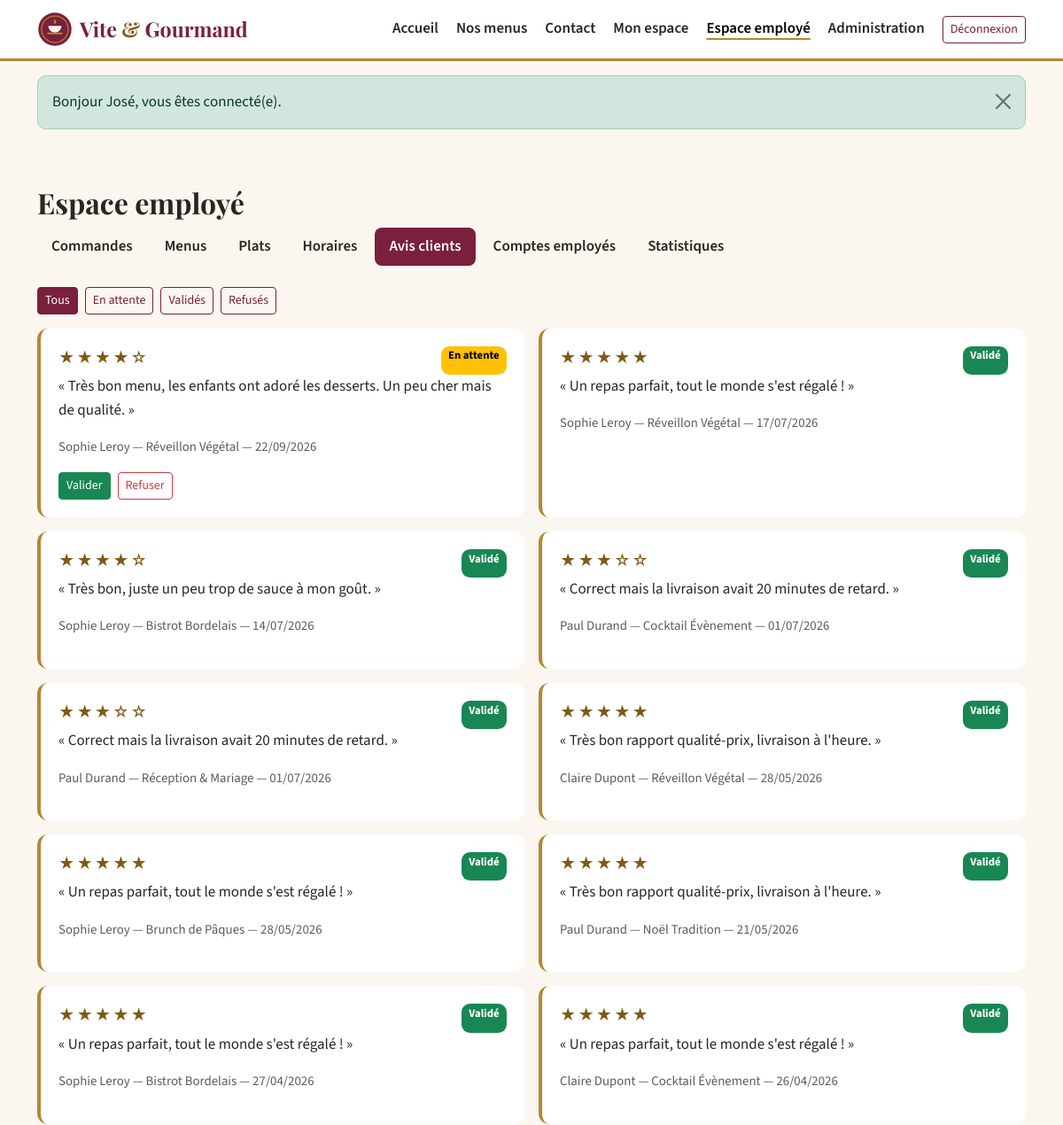
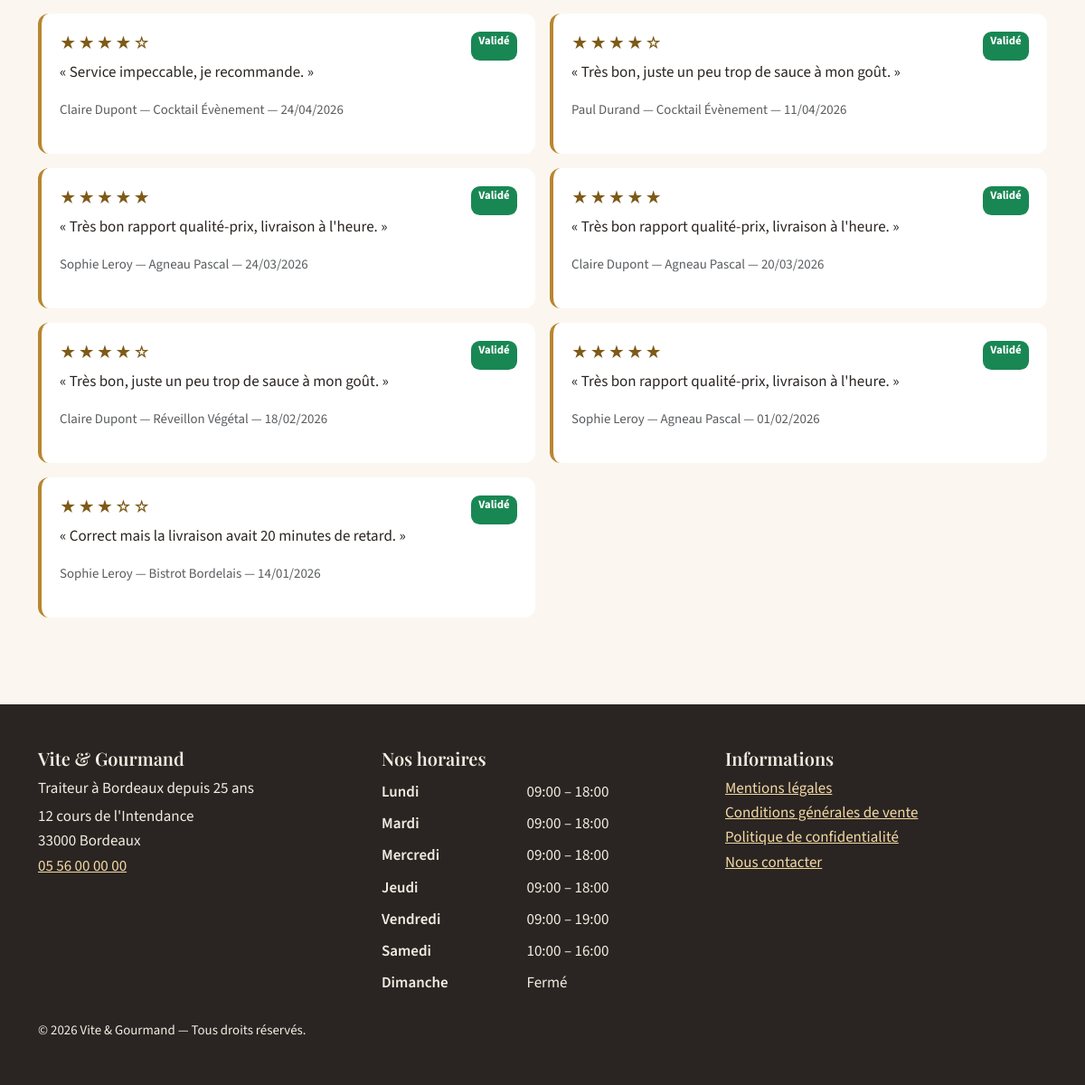
/employe/avis (signed in), run on the app's committed database (2 pictures, top to bottom).
### tables this page shows
CREATE TABLE avis (
    avis_id          INT AUTO_INCREMENT PRIMARY KEY,
    note             TINYINT NOT NULL CHECK (note BETWEEN 1 AND 5),
    description      VARCHAR(1000) NOT NULL,
    statut           VARCHAR(20) NOT NULL DEFAULT 'en_attente',   
    date_avis        DATETIME NOT NULL DEFAULT CURRENT_TIMESTAMP,
    utilisateur_id   INT NULL,
    numero_commande  VARCHAR(50) NOT NULL UNIQUE,                 
    CONSTRAINT fk_avis_utilisateur FOREIGN KEY (utilisateur_id)
        REFERENCES utilisateur(utilisateur_id) ON DELETE SET NULL,
    CONSTRAINT fk_avis_commande FOREIGN KEY (numero_commande)
        REFERENCES commande(numero_commande) ON DELETE CASCADE
);

CREATE TABLE utilisateur (
    utilisateur_id     INT AUTO_INCREMENT PRIMARY KEY,
    email              VARCHAR(180) NOT NULL UNIQUE,   
    password           VARCHAR(255) NOT NULL,          
    nom                VARCHAR(80)  NOT NULL,
    prenom             VARCHAR(80)  NOT NULL,
    telephone          VARCHAR(20)  NULL,
    adresse_postale    VARCHAR(255) NULL,
    code_postal        VARCHAR(10)  NULL,
    ville              VARCHAR(100) NULL,
    pays               VARCHAR(60)  NULL DEFAULT 'France',
    role_id            INT NOT NULL,
    actif              TINYINT(1) NOT NULL DEFAULT 1,  
    consentement_rgpd  DATETIME NULL,                  
    date_creation      DATETIME NOT NULL DEFAULT CURRENT_TIMESTAMP,
    CONSTRAINT fk_utilisateur_role FOREIGN KEY (role_id) REFERENCES role(role_id)
);

CREATE TABLE menu (
    menu_id                  INT AUTO_INCREMENT PRIMARY KEY,
    titre                    VARCHAR(120) NOT NULL,
    description              TEXT NOT NULL,
    nombre_personne_minimum  INT NOT NULL CHECK (nombre_personne_minimum >= 1),
    prix_par_personne        DECIMAL(8,2) NOT NULL CHECK (prix_par_personne >= 0),
    conditions               TEXT NOT NULL,           
    quantite_restante        INT NOT NULL DEFAULT 0 CHECK (quantite_restante >= 0),  
    theme_id                 INT NOT NULL,            
    regime_id                INT NOT NULL,            
    actif                    TINYINT(1) NOT NULL DEFAULT 1,
    CONSTRAINT fk_menu_theme  FOREIGN KEY (theme_id)  REFERENCES theme(theme_id),
    CONSTRAINT fk_menu_regime FOREIGN KEY (regime_id) REFERENCES regime(regime_id)
);

CREATE TABLE horaire (
    horaire_id       INT AUTO_INCREMENT PRIMARY KEY,
    jour             VARCHAR(20) NOT NULL UNIQUE,
    heure_ouverture  VARCHAR(10) NULL,                
    heure_fermeture  VARCHAR(10) NULL,
    ordre            TINYINT NOT NULL
);

### views/employe/avis.php (the view, shortened to what the rows shown need)
<div class="container py-5">
    <h1 class="h2">Espace employé</h1>
    <?php require ROOT_PATH . '/views/employe/_nav.php'; ?>
    <div class="d-flex flex-wrap gap-2 mb-3" role="group" aria-label="Filtrer les avis">
        <a href="/employe/avis" class="btn btn-sm <?= $statut ? 'btn-outline-primary' : 'btn-primary' ?>">Tous</a>
        <a href="/employe/avis?statut=en_attente" class="btn btn-sm <?= $statut === 'en_attente' ? 'btn-primary' : 'btn-outline-primary' ?>">En attente</a>
        <a href="/employe/avis?statut=valide" class="btn btn-sm <?= $statut === 'valide' ? 'btn-primary' : 'btn-outline-primary' ?>">Validés</a>
        <a href="/employe/avis?statut=refuse" class="btn btn-sm <?= $statut === 'refuse' ? 'btn-primary' : 'btn-outline-primary' ?>">Refusés</a>
    </div>
    <div class="row g-3">
        <?php foreach ($avis as $a): ?>
            <div class="col-md-6">
                <article class="avis-card">
                    <div class="d-flex justify-content-between">
                        <p class="etoiles mb-1" aria-label="Note : <?= (int) $a['note'] ?> sur 5"><?= str_repeat('★', (int) $a['note']) . str_repeat('☆', 5 - (int) $a['note']) ?></p>
                        <span class="badge <?= $a['statut'] === 'valide' ? 'text-bg-success' : ($a['statut'] === 'refuse' ? 'text-bg-secondary' : 'text-bg-warning') ?>"><?= e(['en_attente' => 'En attente', 'valide' => 'Validé', 'refuse' => 'Refusé'][$a['statut']] ?? $a['statut']) ?></span>
                    </div>
                    <p>« <?= e($a['description']) ?> »</p>
                    <p class="small text-muted"><?= e(($a['prenom'] ?? 'Compte supprimé') . ' ' . ($a['nom'] ?? '')) ?> — <?= e($a['menu_titre']) ?> — <?= date_fr($a['date_avis']) ?></p>
                    <?php if ($a['statut'] === 'en_attente'): ?>
                        <form method="post" action="/employe/avis/<?= (int) $a['avis_id'] ?>" class="d-flex gap-2">
                            <button name="decision" value="valide" class="btn btn-sm btn-success">Valider</button>
                            <button name="decision" value="refuse" class="btn btn-sm btn-outline-danger">Refuser</button>
                        </form>
                    <?php endif; ?>
                </article>
            </div>
        <?php endforeach; ?>
    </div>
</div>

### src/Core/Router.php (shortened to what the rows shown need)
<?php
final class Router
{
    private array $routes = [];
    private function add(string $method, string $path, array $handler, array $roles): void
    {
        $pattern = preg_replace('#\{(\w+)\}#', '(?P<$1>[A-Za-z0-9\-]+)', $path);
        $this->routes[] = [$method, '#^' . $pattern . '$#', $handler, $roles];
    }
    public function dispatch(string $method, string $uri): void
    {
        $path = rawurldecode(parse_url($uri, PHP_URL_PATH) ?: '/');
        $path = $path !== '/' ? rtrim($path, '/') : '/';
        foreach ($this->routes as [$m, $regex, $handler, $roles]) {
            if ($m !== $method || !preg_match($regex, $path, $matches)) {
                continue;
            }
            if ($roles !== []) {
                Auth::requireRole($roles);
            }
            $params = array_filter($matches, 'is_string', ARRAY_FILTER_USE_KEY);
            [$class, $action] = $handler;
            (new $class())->$action(...array_values($params));
            return;
        }
    }
}

### views/layout/main.php (shortened to what the rows shown need)
<?php
$horaires = (new Catalogue())->horaires();
$user = Auth::user();
?>
<!DOCTYPE html>
<html lang="fr">
<head>
    <link href="/assets/vendor/bootstrap.min.css" rel="stylesheet">
    <link href="/assets/css/fonts.css" rel="stylesheet">
    <link href="/assets/css/style.css" rel="stylesheet">
</head>
<body>
<header class="site-header">
    <nav class="navbar navbar-expand-lg" aria-label="Menu principal">
        <div class="container">
            <a class="navbar-brand" href="/">
                <img src="/assets/img/logo.svg" alt="" width="40" height="40">
                <span>Vite <span class="amp">&amp;</span> Gourmand</span>
            </a>
            <div class="collapse navbar-collapse" id="nav-principale">
                <ul class="navbar-nav ms-auto align-items-lg-center gap-lg-1">
                    <li class="nav-item"><a class="nav-link<?= is_current('/') ?>" href="/">Accueil</a></li>
                    <li class="nav-item"><a class="nav-link<?= is_current('/menus') ?>" href="/menus">Nos menus</a></li>
                    <li class="nav-item"><a class="nav-link<?= is_current('/contact') ?>" href="/contact">Contact</a></li>
                    <?php if ($user): ?>
                        <li class="nav-item"><a class="nav-link<?= is_current('/compte') ?>" href="/compte">Mon espace</a></li>
                        <?php if (Auth::is(Auth::EMPLOYE, Auth::ADMIN)): ?>
                            <li class="nav-item"><a class="nav-link<?= is_current('/employe') ?>" href="/employe">Espace employé</a></li>
                        <?php endif; ?>
                        <?php if (Auth::is(Auth::ADMIN)): ?>
                            <li class="nav-item"><a class="nav-link<?= is_current('/admin') ?>" href="/admin">Administration</a></li>
                        <?php endif; ?>
                        <li class="nav-item">
                            <form method="post" action="/deconnexion" class="d-inline">
                                <button type="submit" class="btn btn-outline-primary btn-sm ms-lg-2">Déconnexion</button>
                            </form>
                        </li>
                    <?php else: ?>
                        <li class="nav-item"><a class="nav-link<?= is_current('/connexion') ?>" href="/connexion">Connexion</a></li>
                        <li class="nav-item"><a class="btn btn-primary btn-sm ms-lg-2" href="/inscription">Créer un compte</a></li>
                    <?php endif; ?>
                </ul>
            </div>
        </div>
    </nav>
</header>
<main id="contenu" tabindex="-1">
    <?php require ROOT_PATH . '/views/partials/flash.php'; ?>
    <?= $content ?>
</main>
<footer class="site-footer mt-5">
    <div class="container py-5">
        <div class="row g-4">
            <div class="col-md-4">
                <h2 class="h5">Vite &amp; Gourmand</h2>
                <p class="mb-1">Traiteur à Bordeaux depuis 25 ans</p>
                <address class="mb-0">12 cours de l'Intendance<br>33000 Bordeaux<br>
                    <a href="tel:+33556000000">05 56 00 00 00</a></address>
            </div>
            <div class="col-md-4">
                <h2 class="h5">Nos horaires</h2>
                <table class="table table-sm table-borderless horaires mb-0">
                    <tbody>
                    <?php foreach ($horaires as $h): ?>
                        <tr>
                            <th scope="row"><?= e($h['jour']) ?></th>
                            <td><?= $h['heure_ouverture'] ? e($h['heure_ouverture'] . ' – ' . $h['heure_fermeture']) : 'Fermé' ?></td>
                        </tr>
                    <?php endforeach; ?>
                    </tbody>
                </table>
            </div>
            <div class="col-md-4">
                <h2 class="h5">Informations</h2>
                <ul class="list-unstyled">
                    <li><a href="/mentions-legales">Mentions légales</a></li>
                    <li><a href="/cgv">Conditions générales de vente</a></li>
                    <li><a href="/confidentialite">Politique de confidentialité</a></li>
                    <li><a href="/contact">Nous contacter</a></li>
                </ul>
            </div>
        </div>
        <p class="small mt-4 mb-0">&copy; <?= date('Y') ?> Vite &amp; Gourmand — Tous droits réservés.</p>
    </div>
</footer>
</body>
</html>

### data on the page
avis: note "★★★★", note "☆", statut "En attente", description "Très bon menu, les enfants ont adoré les desserts. Un peu cher mais de qualité.", utilisateur.nom "Sophie Leroy", menu.titre "Réveillon Végétal", date_avis "22/09/2026"
avis: note "★★★★★", statut "Validé", description "Un repas parfait, tout le monde s'est régalé !", utilisateur.nom "Sophie Leroy", menu.titre "Réveillon Végétal", date_avis "17/07/2026"
avis: note "★★★★", note "☆", statut "Validé", description "Très bon, juste un peu trop de sauce à mon goût.", utilisateur.nom "Sophie Leroy", menu.titre "Bistrot Bordelais", date_avis "14/07/2026"
avis: note "★★★", note "☆☆", statut "Validé", description "Correct mais la livraison avait 20 minutes de retard.", utilisateur.nom "Paul Durand", menu.titre "Cocktail Évènement", date_avis "01/07/2026"
avis: note "★★★", note "☆☆", statut "Validé", description "Correct mais la livraison avait 20 minutes de retard.", utilisateur.nom "Paul Durand", menu.titre "Réception & Mariage", date_avis "01/07/2026"
avis: note "★★★★★", statut "Validé", description "Très bon rapport qualité-prix, livraison à l'heure.", utilisateur.nom "Claire Dupont", menu.titre "Réveillon Végétal", date_avis "28/05/2026"
avis: note "★★★★★", statut "Validé", description "Un repas parfait, tout le monde s'est régalé !", utilisateur.nom "Sophie Leroy", menu.titre "Brunch de Pâques", date_avis "28/05/2026"
avis: note "★★★★★", statut "Validé", description "Très bon rapport qualité-prix, livraison à l'heure.", utilisateur.nom "Paul Durand", menu.titre "Noël Tradition", date_avis "21/05/2026"
avis: note "★★★★★", statut "Validé", description "Un repas parfait, tout le monde s'est régalé !", utilisateur.nom "Sophie Leroy", menu.titre "Bistrot Bordelais", date_avis "27/04/2026"
avis: note "★★★★★", statut "Validé", description "Un repas parfait, tout le monde s'est régalé !", utilisateur.nom "Claire Dupont", menu.titre "Cocktail Évènement", date_avis "26/04/2026"
avis: note "★★★★", note "☆", statut "Validé", description "Service impeccable, je recommande.", utilisateur.nom "Claire Dupont", menu.titre "Cocktail Évènement", date_avis "24/04/2026"
avis: note "★★★★", note "☆", statut "Validé", description "Très bon, juste un peu trop de sauce à mon goût.", utilisateur.nom "Paul Durand", menu.titre "Cocktail Évènement", date_avis "11/04/2026"
avis: note "★★★★★", statut "Validé", description "Très bon rapport qualité-prix, livraison à l'heure.", utilisateur.nom "Sophie Leroy", menu.titre "Agneau Pascal", date_avis "24/03/2026"
avis: note "★★★★★", statut "Validé", description "Très bon rapport qualité-prix, livraison à l'heure.", utilisateur.nom "Claire Dupont", menu.titre "Agneau Pascal", date_avis "20/03/2026"
avis: note "★★★★", note "☆", statut "Validé", description "Très bon, juste un peu trop de sauce à mon goût.", utilisateur.nom "Claire Dupont", menu.titre "Réveillon Végétal", date_avis "18/02/2026"
avis: note "★★★★★", statut "Validé", description "Très bon rapport qualité-prix, livraison à l'heure.", utilisateur.nom "Sophie Leroy", menu.titre "Agneau Pascal", date_avis "01/02/2026"
avis: note "★★★", note "☆☆", statut "Validé", description "Correct mais la livraison avait 20 minutes de retard.", utilisateur.nom "Sophie Leroy", menu.titre "Bistrot Bordelais", date_avis "14/01/2026"
horaire: jour "Lundi", heure_ouverture+heure_fermeture "09:00 – 18:00"
horaire: jour "Mardi", heure_ouverture+heure_fermeture "09:00 – 18:00"
horaire: jour "Mercredi", heure_ouverture+heure_fermeture "09:00 – 18:00"
horaire: jour "Jeudi", heure_ouverture+heure_fermeture "09:00 – 18:00"
horaire: jour "Vendredi", heure_ouverture+heure_fermeture "09:00 – 19:00"
horaire: jour "Samedi", heure_ouverture+heure_fermeture "10:00 – 16:00"
horaire: jour "Dimanche", shows "Fermé"

### other printed values
$f['message'] "Bonjour José, vous êtes connecté(e)."
